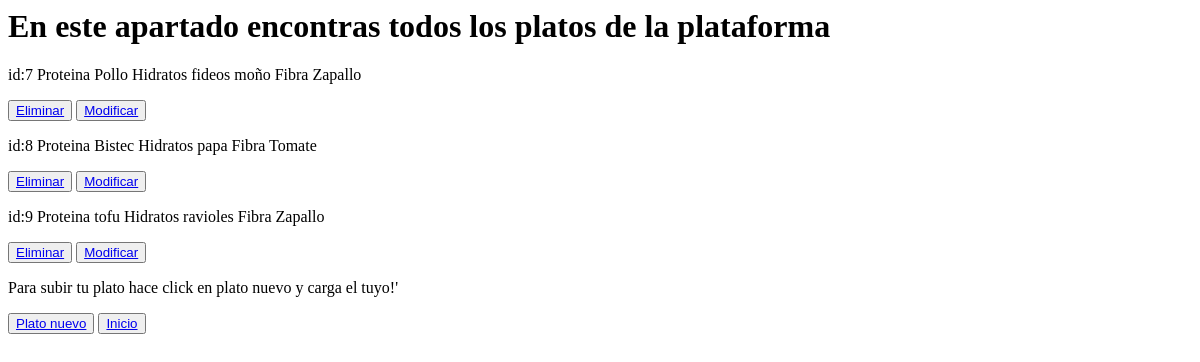
/mostrar_dieta/, run on an earlier commit of the app's database.
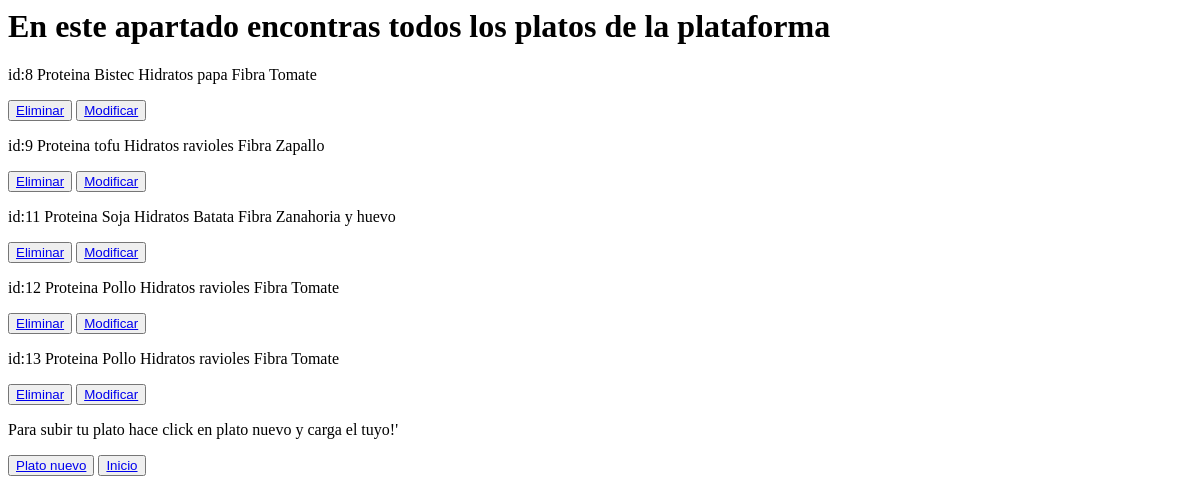
And on a later commit of the database.
### Blog1App/models.py (models this page shows)
class Alimentacion(models.Model):
    Proteina= models.CharField(max_length=40)
    Hidratos= models.CharField(max_length=40)
    Fibra= models.CharField(max_length=40)

### Blog1App/views.py (the view)
# urls.py: path('mostrar_dieta/',views.mostrar_comida,name='Mostrar Alimentacion'),
def mostrar_comida(request):
    alimentate= Alimentacion.objects.all()
    context = {'alimentate':alimentate}
    return render(request,'mostrar_alimentacion.html', context=context )

### Blog1App/templates/mostrar_alimentacion.html
<strong><h1>En este apartado encontras todos los platos de la plataforma</h1></strong>
{%for Alimentacion in alimentate %}
<p> id:{{Alimentacion.id}}
    Proteina {{Alimentacion.Proteina}}
    Hidratos {{Alimentacion.Hidratos}}
    Fibra {{Alimentacion.Fibra}}
</p>
    <button>
        <a href="{% url 'Eliminar Alimentacion' Alimentacion.id %}">Eliminar</a>
    </button>
    <button>
        <a href="{% url 'Modificar Alimentacion' Alimentacion.id %}">Modificar</a>
    </button>
{% endfor %}
<p>Para subir tu plato hace click en  plato nuevo  y carga el tuyo!'</p>
<button>
    <a href= "http://127.0.0.1:8000/mostrar_alimentacion/">Plato nuevo</a>
</button>
<button>
    <a href="http://127.0.0.1:8000/">Inicio</a>
</button>

What changed in the data, as far as the page shows it:
removed Alimentacion: id "7", Proteina "Pollo", Hidratos "fideos moño", Fibra "Zapallo"
added Alimentacion: id "11", Proteina "Soja", Hidratos "Batata", Fibra "Zanahoria y huevo"
added Alimentacion: id "12", Proteina "Pollo", Hidratos "ravioles", Fibra "Tomate"
added Alimentacion: id "13", Proteina "Pollo", Hidratos "ravioles", Fibra "Tomate"
